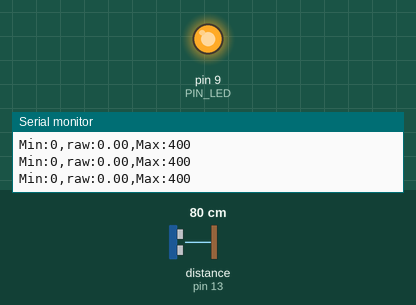
Simulated run of this sketch. Board: Arduino Uno, built with avr-gcc and run on an emulated ATmega328P. On the bench: output pins drawn as LEDs (lit = HIGH), the last lines printed to the serial monitor. Wiring (inferred from the names in the program): ultrasonic range finder: trigger pin 12; echo pin 13. Inputs (shaded band) come from the test bench; at power-on: distance to the obstacle (sensor on pin 13) 80 cm. The echo pulse lasts 58.3 µs per cm; pins used as bus, display or sensor lines are not drawn.

Above: at 1.2 s.
1.3 s: distance to the obstacle (sensor on pin 13) set to 18 cm
At 2.56 s:
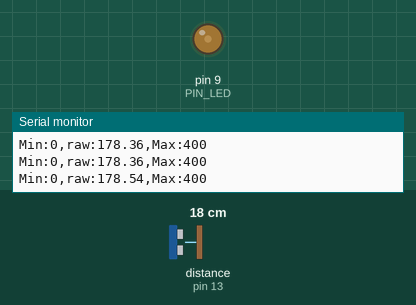
4.3 s: distance to the obstacle (sensor on pin 13) set to 2 cm
Timing chart, 0 to 7.3 s (numbered marks = the images above; inputs shaded):
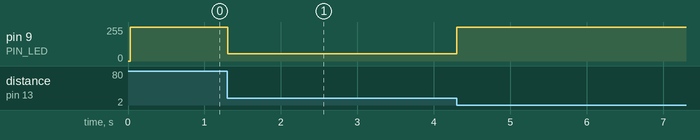

The sketch:

08_example_2.ino
```cpp
// Arduino pin assignment
#define PIN_LED 9
#define PIN_TRIG 12
#define PIN_ECHO 13

// configurable parameters
#define SND_VEL 346.0 // sound velocity at 24 celsius degree (unit: m/s)
#define INTERVAL 25 // sampling interval (unit: ms)
#define _DIST_MIN 100 // minimum distance to be measured (unit: mm)
#define _DIST_MAX 300 // maximum distance to be measured (unit: mm)

// global variables
float timeout; // unit: us
float dist_min, dist_max, dist_raw, dist_mid, dist_inv; // unit: mm
unsigned long last_sampling_time; // unit: ms
float scale; // used for pulse duration to distance conversion

void setup() {
// initialize GPIO pins
  pinMode(PIN_LED,OUTPUT);
  pinMode(PIN_TRIG,OUTPUT);
  digitalWrite(PIN_TRIG, LOW);
  pinMode(PIN_ECHO,INPUT);

// initialize USS related variables
  dist_min = _DIST_MIN;
  dist_max = _DIST_MAX;
  dist_mid = (dist_max+dist_min)/2;
  dist_inv = dist_mid - dist_min;
  timeout = (INTERVAL / 2) * 1000.0; // precalculate pulseIn() timeout value. (unit: us)
  dist_raw = 0.0; // raw distance output from USS (unit: mm)
  scale = 0.001 * 0.5 * SND_VEL;

// initialize serial port
  Serial.begin(57600);

// initialize last sampling time
  last_sampling_time = 0;
}

void loop() {
// wait until next sampling time.
// millis() returns the number of milliseconds since the program started. Will overflow after 50 days.
  if(millis() < last_sampling_time + INTERVAL) return;

// get a distance reading from the USS
  dist_raw = USS_measure(PIN_TRIG,PIN_ECHO);

// output the read value to the serial port
  Serial.print("Min:0,");
  Serial.print("raw:");
  Serial.print(dist_raw);
  Serial.print(",");
  Serial.println("Max:400");

// turn on the LED if the distance is between dist_min and dist_max
  if(dist_raw < dist_min || dist_raw > dist_max) {
    analogWrite(PIN_LED, 255);
  }
  else if(dist_raw >= dist_min & dist_raw <= dist_mid){
    analogWrite(PIN_LED, 255.0 - (255.0/dist_inv)*(dist_raw - dist_min));
  }
  else{
    analogWrite(PIN_LED, 0.0 + (255.0/dist_inv)*(dist_raw - dist_mid));
  }

// update last sampling time
  last_sampling_time += INTERVAL;
}

// get a distance reading from USS. return value is in millimeter.
float USS_measure(int TRIG, int ECHO)
{
  float reading;
  float ex_reading;
  digitalWrite(TRIG, HIGH);
  delayMicroseconds(10);
  digitalWrite(TRIG, LOW);
  reading = pulseIn(ECHO, HIGH, timeout) * scale; // unit: mm
  if(reading >= 100 & reading <= 300) ex_reading = reading; //retrun new reading when in of range.
  if(reading < dist_min || reading > dist_max) reading = 0.0;//0 when out of range.
  if(reading == 0.0) reading = ex_reading; //retrun ex_reading when out of range.
  return reading;
  // Pulse duration to distance conversion example (target distance = 17.3m)
  // - round trip distance: 34.6m
  // - expected pulse duration: 0.1 sec, or 100,000us
  // - pulseIn(ECHO, HIGH, timeout) * 0.001 * 0.5 * SND_VEL
  //           = 100,000 micro*sec * 0.001 milli/micro * 0.5 * 346 meter/sec
  //           = 100,000 * 0.001 * 0.5 * 346 * micro * sec * milli * meter
  //                                           ----------------------------
  //                                           micro * sec
  //           = 100 * 173 milli*meter = 17,300 mm = 17.3m
  // pulseIn() returns microseconds.
}
```
